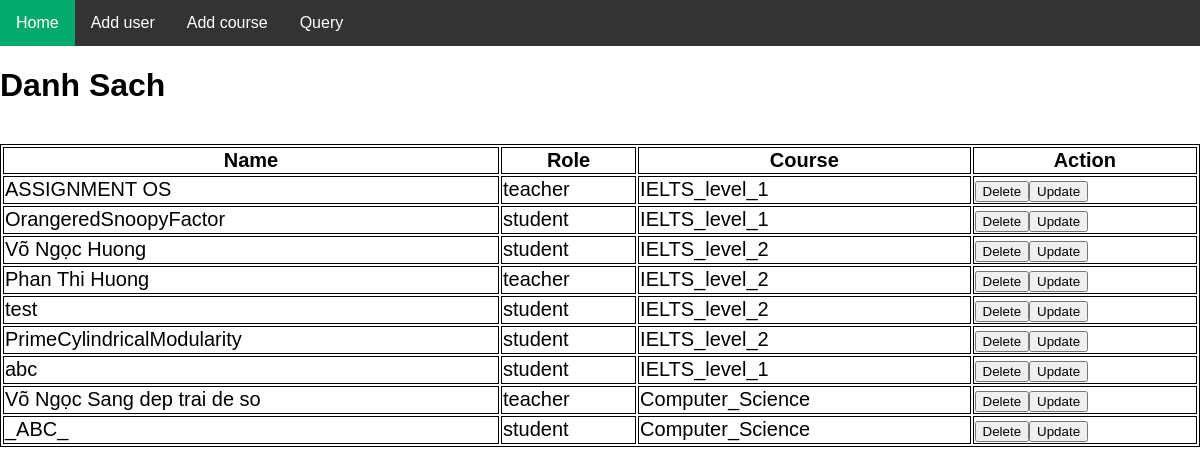
The page / on the database its author committed.
### app.py (models this page shows, shortened)
class All_user(db.Model):
    id = db.Column(db.Integer, primary_key=True)
    name=db.Column(db.String(200), nullable=False)
    role=db.Column(db.String(200), nullable=False) #just Teacher and student
    course=db.Column(db.String(200), nullable=True)

### app.py (the view)
@app.route("/")
def index():
    return render_template('index.html',link_css='static/main.css',data=All_user.query.all())

### templates/index.html (shortened to what this page needs)
{% extends 'base.html' %}
{% block body %}
<h1>Danh Sach</h1>
<br/>
<table style="width:100%">
    <tr>
      <th>Name</th>
      <th>Role</th>
      <th>Course</th>
      <th>Action</th>
    </tr>
    {%for ele in data%}
    <tr>
      <td>
          <div class="div_in_table">
          {{ele.name}}
          </div>
        </td>
        <td>
          <div class="div_in_table">
          {{ele.role}}
          </div>
        </td>
        <td>
          <div class="div_in_table">
          {{ele.course}}
          </div>
        </td>
      <td style="display: flex;">
        <form action="/delete" method="POST" >
          <button type="submit">
              Delete
            </button>
        </form>
        <form action="/update" method="GET" >
        <button type="submit">
            Update
          </button>
      </form>
      </td>
    </tr>
    {%endfor%}
  </table>
{% endblock %}

### templates/base.html (shortened to what this page needs)
<!DOCTYPE html>
<html lang="en">
<head>
    <link rel="stylesheet" type="text/css" href="../static/main.css"/>
    <link rel="stylesheet" type="text/css" href="{{ url_for( 'static',filename='main.css' ) }}"/>
</head>
<body>
    <div class="topnav">
        <ul>
            <li><a class="active" href="/">Home</a></li>
            <li><a href="addform">Add user</a></li>
            <li><a href="course">Add course</a></li>
            <li><a href="query?id=0">Query</a></li>
          </ul>
    </div>
    {% block body %}
    {% endblock %}
</body>
</html>

### static/main.css (style rules this page uses)
body { margin: 0; font-family: sans-serif; color: black; align-content: center; }
table, th, td { border: 1px solid black; }

### templates/base.html (style rules this page uses)
body { margin: 0; font-family: sans-serif; color: black; align-content: center; }
table, th, td { border: 1px solid black; font-size:20px; }
form { font-size:20px; }
ul { list-style-type: none; margin: 0; padding: 0; overflow: hidden; background-color: #333; }
li { float: left; }
li a { display: block; color: white; text-align: center; padding: 14px 16px; text-decoration: none; }
.active { background-color: #04AA6D; }

### rows shown on the page
All_user: name "ASSIGNMENT OS", role "teacher", course "IELTS_level_1"
All_user: name "OrangeredSnoopyFactor", role "student", course "IELTS_level_1"
All_user: name "Võ Ngọc Huong", role "student", course "IELTS_level_2"
All_user: name "Phan Thi Huong", role "teacher", course "IELTS_level_2"
All_user: name "test", role "student", course "IELTS_level_2"
All_user: name "PrimeCylindricalModularity", role "student", course "IELTS_level_2"
All_user: name "abc", role "student", course "IELTS_level_1"
All_user: name "Võ Ngọc Sang dep trai de so", role "teacher", course "Computer_Science"
All_user: name "_ABC_", role "student", course "Computer_Science"
